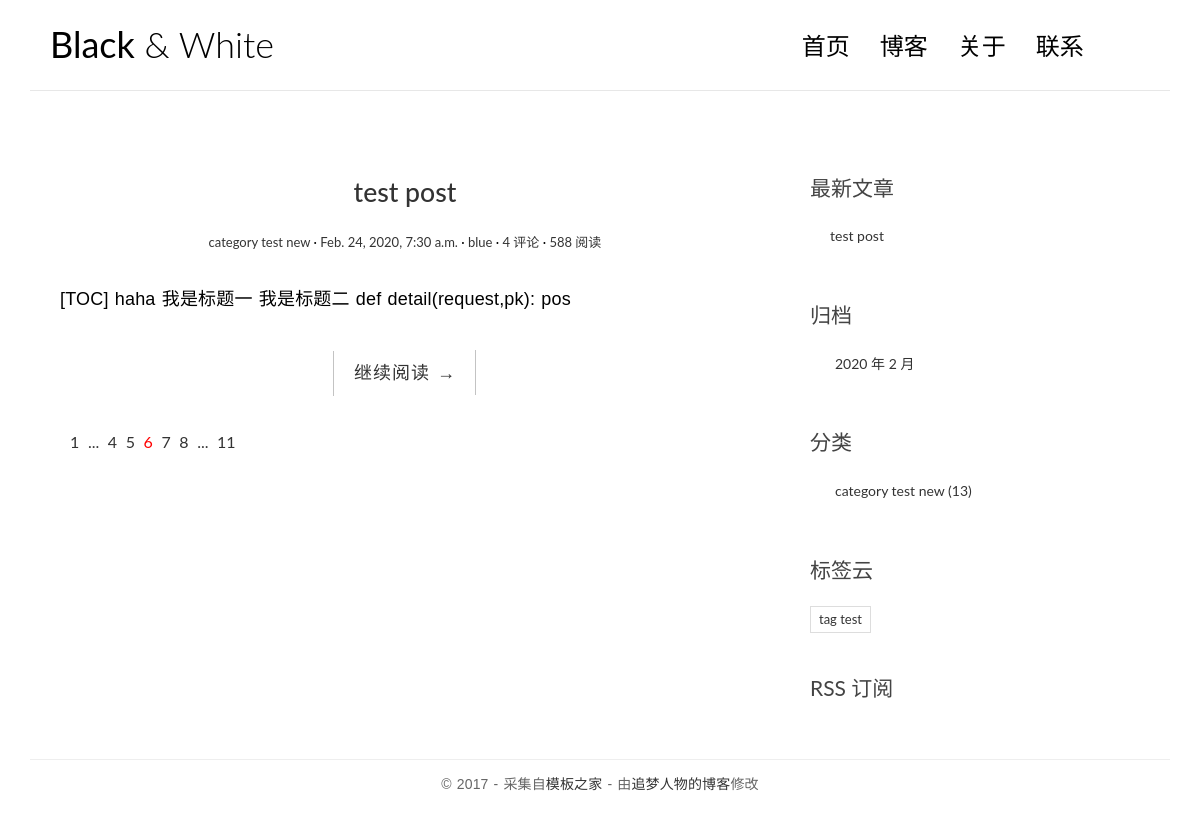
The page / on the database its author committed.
### blog/models.py (models this page shows, shortened)
class Post(models.Model):
    title = models.CharField('标题', max_length=70)
    body = models.TextField('正文')
    created_time = models.DateTimeField('创建时间',default=timezone.now)
    modified_time = models.DateTimeField('修改时间')
    excerpt = models.CharField('摘要', max_length=200, blank=True)
    category = models.ForeignKey(Category, verbose_name='分类', on_delete=models.CASCADE)
    tags = models.ManyToManyField(Tag, verbose_name='标签', blank=True)
    author = models.ForeignKey(User, verbose_name='作者', on_delete=models.CASCADE)
    class Meta:
        verbose_name = '文章'
        verbose_name_plural = verbose_name
    def get_absolute_url(self):
        return reverse("blog:detail", kwargs={"pk": self.pk})

class Category(models.Model):
    name = models.CharField(max_length=100)
    class Meta:
        verbose_name = '分类'
        verbose_name_plural = verbose_name

class Tag(models.Model):
    name = models.CharField(max_length=100)
    class Meta:
        verbose_name = '标签'
        verbose_name_plural = verbose_name

### blog/views.py (the view)
# urls.py: path('',views.index,name='index'),
def index(request):
    post_list = Post.objects.all().order_by('-created_time')
    return render(request,"blog/index.html",context={"post_list": post_list })

### blog/templatetags/blog_extras.py (called while the page is built)
@register.inclusion_tag('blog/inclusions/_recent_posts.html',takes_context=True)
def show_recent_posts(context,num=5):
    return {'recent_post_list': Post.objects.all().order_by('-created_time')[:num],}

@register.inclusion_tag('blog/inclusions/_archives.html', takes_context=True)
def show_archives(context):
    return {
        'date_list': Post.objects.dates('created_time', 'month', order='DESC'),
    }

@register.inclusion_tag('blog/inclusions/_categories.html', takes_context=True)
def show_categories(context):
    return {
        'category_list': Category.objects.all(),
    }

@register.inclusion_tag('blog/inclusions/_tags.html', takes_context=True)
def show_tags(context):
    return {
        'tag_list': Tag.objects.all(),
    }

### blog/templates/blog/index.html
{% extends 'base.html' %}
{% block main %}
    {% for post in post_list %}
        <article class="post post-{{ post.pk }}">
            <header class="entry-header">
                <h1 class="entry-title">
                    <a href="{{ post.get_absolute_url }}">{{ post.title }}</a>
                </h1>
                <div class="entry-meta">
                    <span class="post-category"><a href="#">{{ post.category.name }}</a></span>
                    <span class="post-date"><a href="#"><time class="entry-date"
                                                                datetime={{ post.created_time }}>{{ post.created_time }}</time></a></span>
                    <span class="post-author"><a href="#">{{ post.author}}</a></span>
                    <span class="comments-link"><a href="#">4 评论</a></span>
                    <span class="views-count"><a href="#">588 阅读</a></span>
                </div>
            </header>
            <div class="entry-content clearfix">
                <p>{{ post.excerpt }}</p>
                <div class="read-more cl-effect-14">
                    <a href="#" class="more-link">继续阅读 <span class="meta-nav">→</span></a>
                </div>
            </div>
        </article>
    {% empty %}
        <div class="no-post">暂时还没有发布文章</div>
    {% endfor %}
    <div class="pagination">
        <ul>
            <li><a href="">1</a></li>
            <li><a href="">...</a></li>
            <li><a href="">4</a></li>
            <li><a href="">5</a></li>
            <li class="current"><a href="">6</a></li>
            <li><a href="">7</a></li>
            <li><a href="">8</a></li>
            <li><a href="">...</a></li>
            <li><a href="">11</a></li>
        </ul>
    </div>
{% endblock main %}

### blog/templates/blog/inclusions/_recent_posts.html
<div class="widget widget-recent-posts">
  <h3 class="widget-title">最新文章</h3>
  <ul>
    {% for post in recent_post_list %}
      <li>
        <a href="{{ post.get_absolute_url }}">{{ post.title }}</a>
      </li>
    {% empty %}
      暂无文章！
    {% endfor %}
  </ul>
</div>

### blog/templates/blog/inclusions/_categories.html
<div class="widget widget-category">
  <h3 class="widget-title">分类</h3>
  <ul>
    {% for category in category_list %}
      <li>
        <a href="{% url 'blog:category' category.pk %}">{{ category.name }} <span class="post-count">(13)</span></a>
      </li>
    {% empty %}
      暂无分类！
    {% endfor %}
  </ul>
</div>

### blog/templates/blog/inclusions/_tags.html
<div class="widget widget-tag-cloud">
  <h3 class="widget-title">标签云</h3>
  <ul>
    {% for tag in tag_list %}
      <li>
        <a href="{% url 'blog:tag' tag.pk %}">{{ tag.name }}</a>
      </li>
    {% empty %}
      暂无标签！
    {% endfor %}
  </ul>
</div>

### blog/static/blog/css/custom.css (style rules this page uses)
* { outline: none; }
h1, h2, h3, h4, h5, h6 { margin-top: 0; }
a { color: #333; }
body { color: #444; font-family: 'Lato', sans-serif; }
p { font-family: 'Ubuntu', sans-serif; font-weight: 400; word-spacing: 1px; letter-spacing: 0.01em; }
.post { background: #fff; padding: 30px 30px 0; }
.entry-title { text-align: center; font-size: 1.9em; margin-bottom: 20px; line-height: 1.6; padding: 10px 20px 0; }
.entry-meta { text-align: center; color: #DDDDDD; font-size: 13px; margin-bottom: 30px; }
.entry-content { font-size: 18px; line-height: 1.9; font-weight: 300; color: #000; }
.post-category::after, .post-date::after, .post-author::after, .comments-link::after { content: ' ·'; color: #000; }
.read-more { font-family: 'Ubuntu', sans-serif; font-weight: 400; word-spacing: 1px; letter-spacing: 0.01em; text-align: center; margin-top: 20px; }
.cl-effect-14 a { padding: 0 20px; height: 45px; line-height: 45px; position: relative; display: inline-block; margin: 15px 25px; letter-spacing: 1px; font-weight: 400; text-shadow: 0 0 1px rgba(255, 255, 255, 0.3); }
.cl-effect-14 a::before, .cl-effect-14 a::after { position: absolute; width: 45px; height: 1px; background: #C3C3C3; content: ''; -webkit-transition: all 0.3s; -moz-transition: all 0.3s; transition: all 0.3s; pointer-events: none; }
.cl-effect-14 a::before { top: 0; left: 0; -webkit-transform: rotate(90deg); -moz-transform: rotate(90deg); transform: rotate(90deg); -webkit-transform-origin: 0 0; -moz-transform-origin: 0 0; transform-origin: 0 0; }
.cl-effect-14 a::after { right: 0; bottom: 0; -webkit-transform: rotate(90deg); -moz-transform: rotate(90deg); transform: rotate(90deg); -webkit-transform-origin: 100% 0; -moz-transform-origin: 100% 0; transform-origin: 100% 0; }
.widget { background: #fff; padding: 30px 0 0; }
.widget-title { font-size: 1.5em; margin-bottom: 20px; line-height: 1.6; padding: 10px 0 0; font-weight: 400; }
.widget-recent-posts ul { padding: 0; margin: 0; padding-left: 20px; }
.widget-recent-posts ul li { list-style-type: none; position: relative; line-height: 170%; margin-bottom: 10px; }
.widget-recent-posts ul li::before { content: '\f3d3'; font-family: "Ionicons"; position: absolute; left: -17px; top: 3px; font-size: 16px; color: #000; }
.widget-category ul { padding: 0; margin: 0; padding-left: 25px; }
.widget-category ul li { list-style-type: none; position: relative; line-height: 170%; margin-bottom: 10px; }
.widget-category ul li::before { content: '\f3fe'; font-family: "Ionicons"; position: absolute; left: -25px; top: 1px; font-size: 18px; color: #000; }
.widget-tag-cloud ul { padding: 0; margin: 0; margin-right: -10px; }
.widget-tag-cloud ul li { list-style-type: none; font-size: 13px; display: inline-block; margin-right: 10px; margin-bottom: 10px; padding: 3px 8px; border: 1px solid #ddd; }
.pagination ul { list-style: none; }
.pagination ul li { display: inline-block; font-size: 16px; margin-right: 5px; }
.current a { color: red; }

### rows shown on the page
Post: title "test post", category.name "category test new", created_time "Feb. 24, 2020, 7:30 a.m.", author "blue", excerpt "[TOC] haha 我是标题一 我是标题二 def detail(request,pk): pos"
Category: name "category test new"
Tag: name "tag test"

### other values the page prints
{{ date.year }} "2020"
{{ date.month }} "2"
